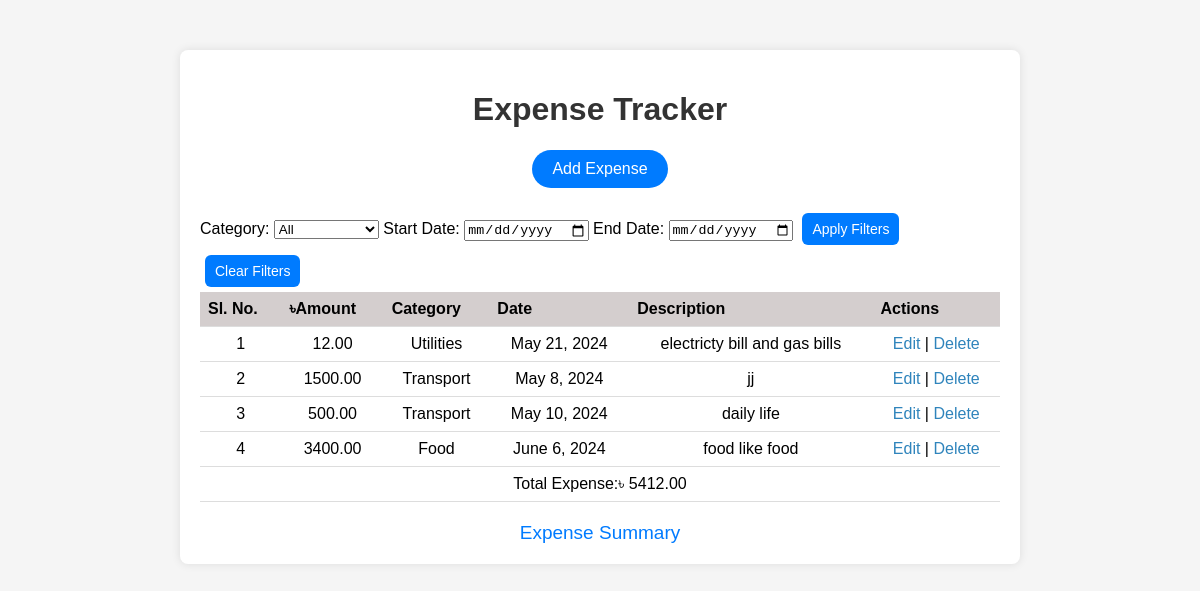
/, run on an earlier commit of the app's database.
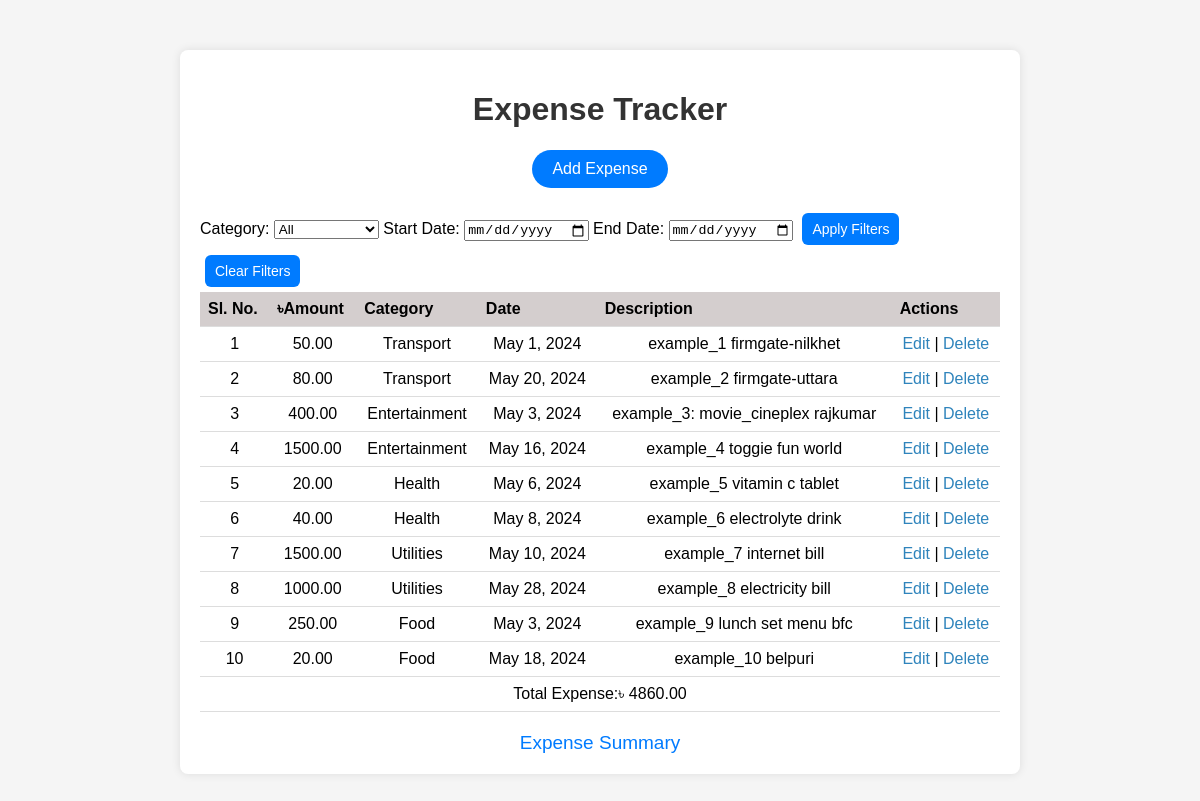
And on a later commit of the database.
### tracker/models.py (models this page shows, shortened)
class Expense(models.Model):
    CATEGORY_CHOICES = [
        ('Food', 'Food'),
        ('Transport', 'Transport'),
        ('Entertainment', 'Entertainment'),
        ('Utilities', 'Utilities'),
        ('Health', 'Health'),
    ]
    amount = models.DecimalField(max_digits=10, decimal_places=2)
    category = models.CharField(max_length=20, choices=CATEGORY_CHOICES)
    date = models.DateField()
    description = models.TextField(blank=True, null=True)

### tracker/views.py (the view)
# urls.py: path('', views.index, name='index'),
def index(request):
    expenses = Expense.objects.all()
    total_amount = sum(expense.amount for expense in expenses)
    category = request.GET.get('category')
    start_date = request.GET.get('start_date')
    end_date = request.GET.get('end_date')
    if category:
        expenses = expenses.filter(category=category)
    if start_date:
        expenses = expenses.filter(date__gte=start_date)
    if end_date:
        expenses = expenses.filter(date__lte=end_date)
    filtered_total_amount = sum(expense.amount for expense in expenses)
    return render(request, 'index.html', {'expenses': expenses, 'total_amount': total_amount, 'filtered_total_amount': filtered_total_amount})

### tracker/templates/index.html (shortened to what this page needs)
<!DOCTYPE html>
<html lang="en">
<head>
</head>
<body>
    <div class="container">
        <h1 class="title">Expense Tracker</h1>
        <a class="add-expense-button" href="{% url 'add_expense' %}">Add Expense</a>
        <form method="get" action="{% url 'index' %}" onsubmit="return validateDates()">
            <label for="category">Category:</label>
            <select name="category" id="category">
                <option value="">All</option>
            </select>
            <label for="start_date">Start Date:</label>
            <input type="date" name="start_date" id="start_date">
            <label for="end_date">End Date:</label>
            <input type="date" name="end_date" id="end_date">
            <button type="submit">Apply Filters</button>
            <button type="submit" name="clear" value="clear">Clear Filters</button>
        </form>
        <table class="expense-table">
            <tr>
                <th>Sl. No.</th>
                <th>৳Amount</th>
                <th>Category</th>
                <th>Date</th>
                <th>Description</th>
                <th>Actions</th>
            </tr>
            {% for expense in expenses %}
            <tr>
                <td>{{ forloop.counter }}</td>
                <td>{{ expense.amount }}</td>
                <td>{{ expense.category }}</td>
                <td>{{ expense.date }}</td>
                <td>{{ expense.description }}</td>
                <td>
                    <a href="{% url 'edit_expense' expense.id %}">Edit</a> |
                    <form id="delete-form-{{ expense.id }}" action="{% url 'delete_expense' expense.id %}" method="post" style="display:inline;">
                        <a href="#" onclick="confirmDelete({{ expense.id }}); return false;">Delete</a>
                    </form>
                </td>
            </tr>
            {% endfor %}
            <tr>
                <td colspan="6" style="text-align: center;">Total Expense:৳ {{ total_amount }}</td>
            </tr>
        </table>
        <a class="back-link" href="{% url 'expense_summary' %}">Expense Summary</a>
    </div>
</body>
</html>

What changed in the data, as far as the page shows it:
removed Expense: amount "12.00", category "Utilities", date "May 21, 2024", description "electricty bill and gas bills"
removed Expense: amount "1500.00", category "Transport", date "May 8, 2024", description "jj"
removed Expense: amount "500.00", category "Transport", date "May 10, 2024", description "daily life"
removed Expense: amount "3400.00", category "Food", date "June 6, 2024", description "food like food"
added Expense: amount "50.00", category "Transport", date "May 1, 2024", description "example_1 firmgate-nilkhet"
added Expense: amount "80.00", category "Transport", date "May 20, 2024", description "example_2 firmgate-uttara"
added Expense: amount "400.00", category "Entertainment", date "May 3, 2024", description "example_3: movie_cineplex rajkumar"
added Expense: amount "1500.00", category "Entertainment", date "May 16, 2024", description "example_4 toggie fun world"
added Expense: amount "20.00", category "Health", date "May 6, 2024", description "example_5 vitamin c tablet"
added Expense: amount "40.00", category "Health", date "May 8, 2024", description "example_6 electrolyte drink"
added Expense: amount "1500.00", category "Utilities", date "May 10, 2024", description "example_7 internet bill"
added Expense: amount "1000.00", category "Utilities", date "May 28, 2024", description "example_8 electricity bill"
added Expense: amount "250.00", category "Food", date "May 3, 2024", description "example_9 lunch set menu bfc"
added Expense: amount "20.00", category "Food", date "May 18, 2024", description "example_10 belpuri"
Also different on the page:
{{ total_amount }}: "5412.00" → "4860.00"
